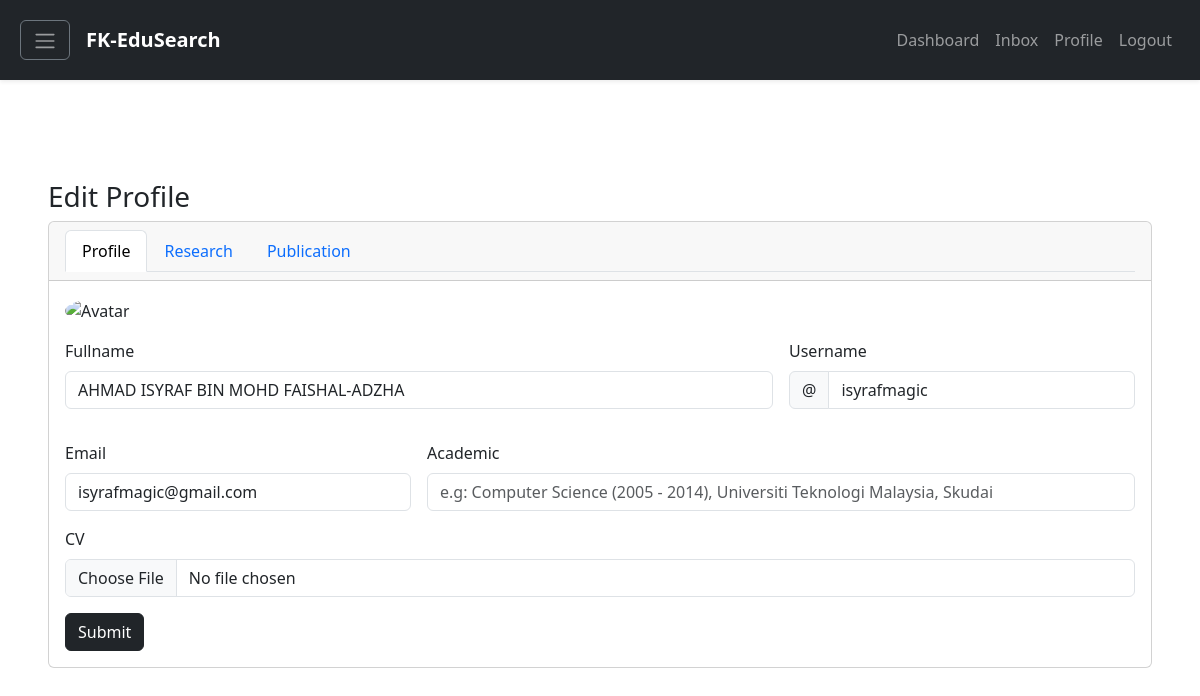
Before: /experteditprofile.php with the older database file.
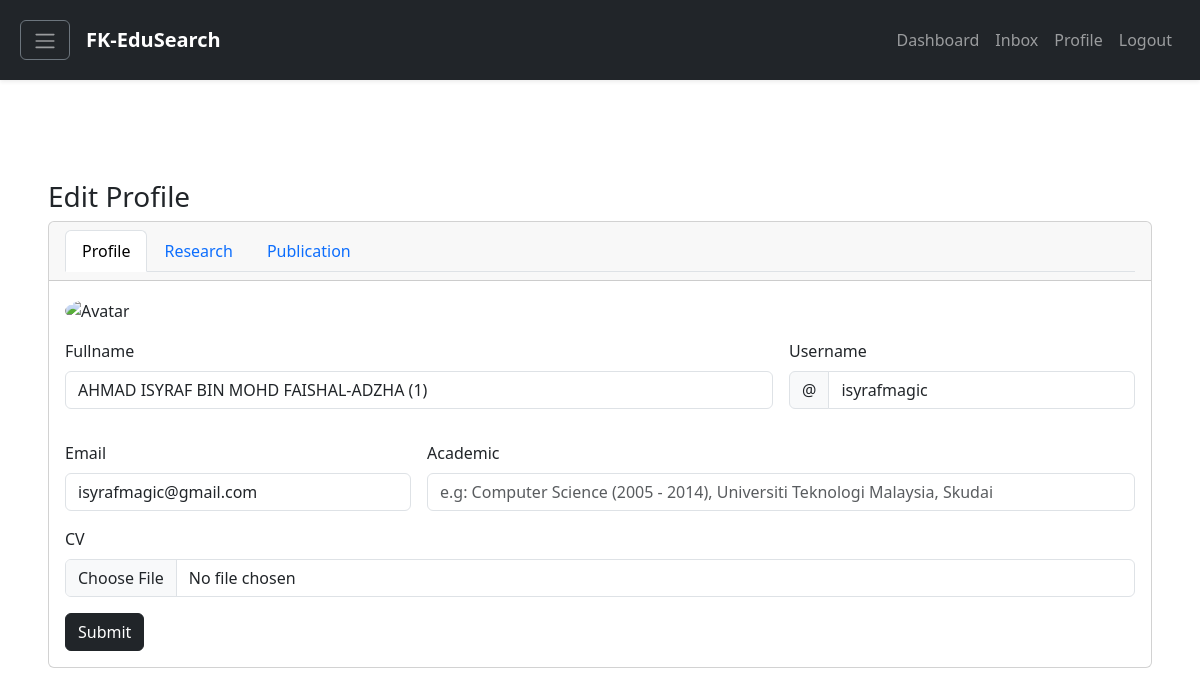
After: the same page with the newer database file.
### tables this page shows
CREATE TABLE `expert` (
  `expertid` int NOT NULL,
  `expertFullName` varchar(60) NOT NULL,
  `expertEmail` varchar(60) NOT NULL,
  `expertPassword` varchar(60) NOT NULL,
  `expertUsername` varchar(60) NOT NULL,
  `researchAcademicStatus` varchar(60) DEFAULT NULL,
  `expertCV` varchar(60) DEFAULT NULL,
  `expertUpdateProfileStatus` varchar(60) DEFAULT NULL,
  `expertAccountStatus` varchar(60) DEFAULT NULL,
  `expertOnlineStatus` varchar(60) DEFAULT NULL
);

### classes/Expert.classes.php (called while the page is built, shortened)
<?php
class Expert extends Connection
{
    public function getExpertByEmail($email)
    {
        $connection = $this->getConnection();
        $query = "SELECT * FROM expert WHERE expertEmail = '$email'";
        $result = mysqli_query($connection, $query);
        if (!$result) {
            return false;
        } else {
            return $result;
        }
    }
}
?>

### classes/ExpertController.classes.php (called while the page is built, shortened)
<?php
class ExpertController extends Expert
{
    public function getExpertByEmailController($email)
    {
        return $this->getExpertByEmail($email);
    }
}
?>

### experteditprofile.php (the view, shortened to what the changed rows need)
<!DOCTYPE html>
<html lang="en">
<head>
    <link href="https://cdn.jsdelivr.net/npm/bootstrap@5.3.0-alpha3/dist/css/bootstrap.min.css" rel="stylesheet"
>
    <link href="https://maxcdn.bootstrapcdn.com/font-awesome/4.3.0/css/font-awesome.min.css" rel="stylesheet">
    <link rel="stylesheet" href="https://cdnjs.cloudflare.com/ajax/libs/animate.css/4.1.1/animate.min.css" />
</head>
<body>
    <?php include "components/navigation.php"; ?>
    <?php
    $expert = new ExpertController();
    $db_data = $expert->getExpertByEmailController("isyrafmagic@gmail.com");
    if ($db_data) {
        if ($db_data->num_rows > 0) {
            while ($row = $db_data->fetch_assoc()) {
                $fullname = $row['expertFullName'];
                $username = $row['expertUsername'];
                $email = $row['expertEmail'];
                $academic = $row['researchAcademicStatus'];
                $profileupdatestatus = $row['expertUpdateProfileStatus'];
            }
        }
    }
    ?>
    <div class="d-flex flex-column justify-content-center align-item-center vh-100 px-5">
        <div class="card text-left w-90 animate__animated animate__zoomIn">
            <div class="card-body">
                <form class="row g-3" action="" method="post">
                    <div class="col-md-8">
                        <label for="firstname" class="form-label">Fullname</label>
                        <input type="text" class="form-control" id="firstname" value="<?php echo $fullname ?>"
                            name="fullname" <?php echo $profileupdatestatus !== "Accepted"? "disabled" : NULL ?> >
                    </div>
                    <div class="col-md-4">
                        <div class="input-group mb-3">
                            <span class="input-group-text" id="basic-addon1">@</span>
                            <input type="text" class="form-control" id="username" placeholder="e.g: ali"
                                aria-label="Username" aria-describedby="basic-addon1" value="<?php echo $username ?>"
                                name="username" <?php echo $profileupdatestatus !== "Accepted"? "disabled" : NULL ?>>
                        </div>
                    </div>
                    <div class="col-md-4">
                        <label for="inputEmail" class="form-label">Email</label>
                        <input type="email" class="form-control" id="inputEmail" placeholder="e.g: ali@gmail.com"
                            value="<?php echo $email ?>" name="email" readonly <?php echo $profileupdatestatus !== "Accepted"? "disabled" : NULL ?>>
                    </div>
                    <div class="col-md-8">
                        <label for="inputAcademic1" class="form-label">Academic</label>
                        <input type="text" class="form-control" id="inputAcademic1"
                            placeholder="e.g: Computer Science (2005 - 2014), Universiti Teknologi Malaysia, Skudai"
                            name="academic" value="<?php echo $academic ? $academic : NULL ?>" <?php echo $profileupdatestatus !== "Accepted"? "disabled" : NULL ?>>
                    </div>
                    <div class="col-md-12">
                        <label for="inputCV" class="form-label">CV</label>
                        <input type="file" class="form-control" id="inputCV" aria-describedby="inputGroupFileAddon04"
                            aria-label="Upload" <?php echo $profileupdatestatus !== "Accepted"? "disabled" : NULL ?>>
                    </div>
                </form>
            </div>
        </div>
    </div>
</body>
</html>

Changed rows visible on the page:
changed expert "isyrafmagic": fullname "AHMAD ISYRAF BIN MOHD FAISHAL-ADZHA" → "AHMAD ISYRAF BIN MOHD FAISHAL-ADZHA (1)"
